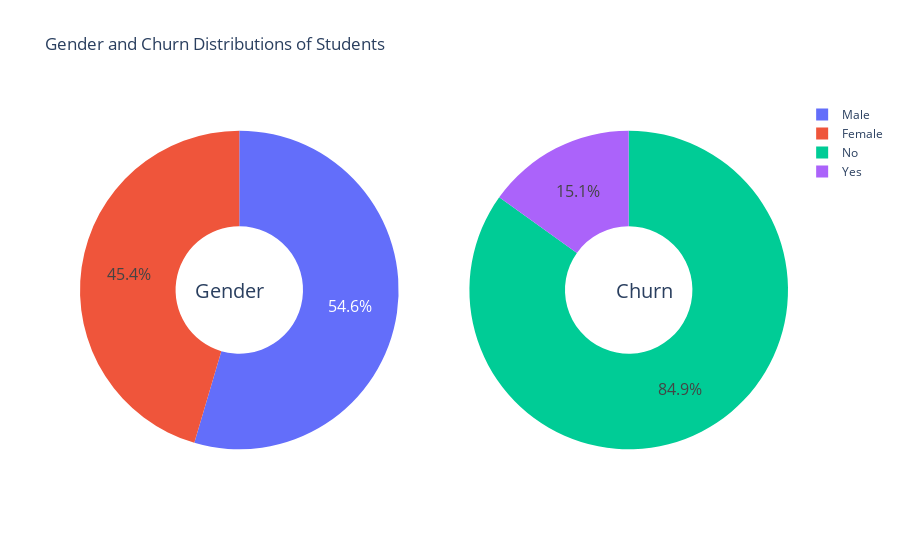

This figure's notebook cell:
### Markdown cell above
<a id = "8" ></a>
# <span style="font-family:serif; font-size:28px;"> Data Visualization </span>
<a id = "8" ></a>

### Code cell
g_labels = ['Male', 'Female']
c_labels = ['No', 'Yes']
# Create subplots: use 'domain' type for Pie subplot
fig = make_subplots(rows=1, cols=2, specs=[[{'type':'domain'}, {'type':'domain'}]])
fig.add_trace(go.Pie(labels=g_labels, values=data['Gender'].value_counts(), name="Gender"),
              1, 1)
fig.add_trace(go.Pie(labels=c_labels, values=data['Churn'].value_counts(), name="Churn"),
              1, 2)

# Use `hole` to create a donut-like pie chart
fig.update_traces(hole=.4, hoverinfo="label+percent+name", textfont_size=16)

fig.update_layout(
    title_text="Gender and Churn Distributions of Students",
    # Add annotations in the center of the donut pies.
    annotations=[dict(text='Gender', x=0.16, y=0.5, font_size=20, showarrow=False),
                 dict(text='Churn', x=0.84, y=0.5, font_size=20, showarrow=False)])
fig.show()

### Figure 1 — Plotly figure (JSON) as saved in the notebook; plotly's stock layout.template omitted (floating-point values rounded to 4 significant figures)
{"data": [{"domain": {"x": [0, 0.45], "y": [0, 1]}, "hole": 0.4, "hoverinfo": "label+percent+name", "labels": ["Male", "Female"], "name": "Gender", "textfont": {"size": 16}, "type": "pie", "values": [419, 349]}, {"domain": {"x": [0.55, 1], "y": [0, 1]}, "hole": 0.4, "hoverinfo": "label+percent+name", "labels": ["No", "Yes"], "name": "Churn", "textfont": {"size": 16}, "type": "pie", "values": [652, 116]}], "layout": {"annotations": [{"font": {"size": 20}, "showarrow": false, "text": "Gender", "x": 0.16, "y": 0.5}, {"font": {"size": 20}, "showarrow": false, "text": "Churn", "x": 0.84, "y": 0.5}], "title": {"text": "Gender and Churn Distributions of Students"}}}
